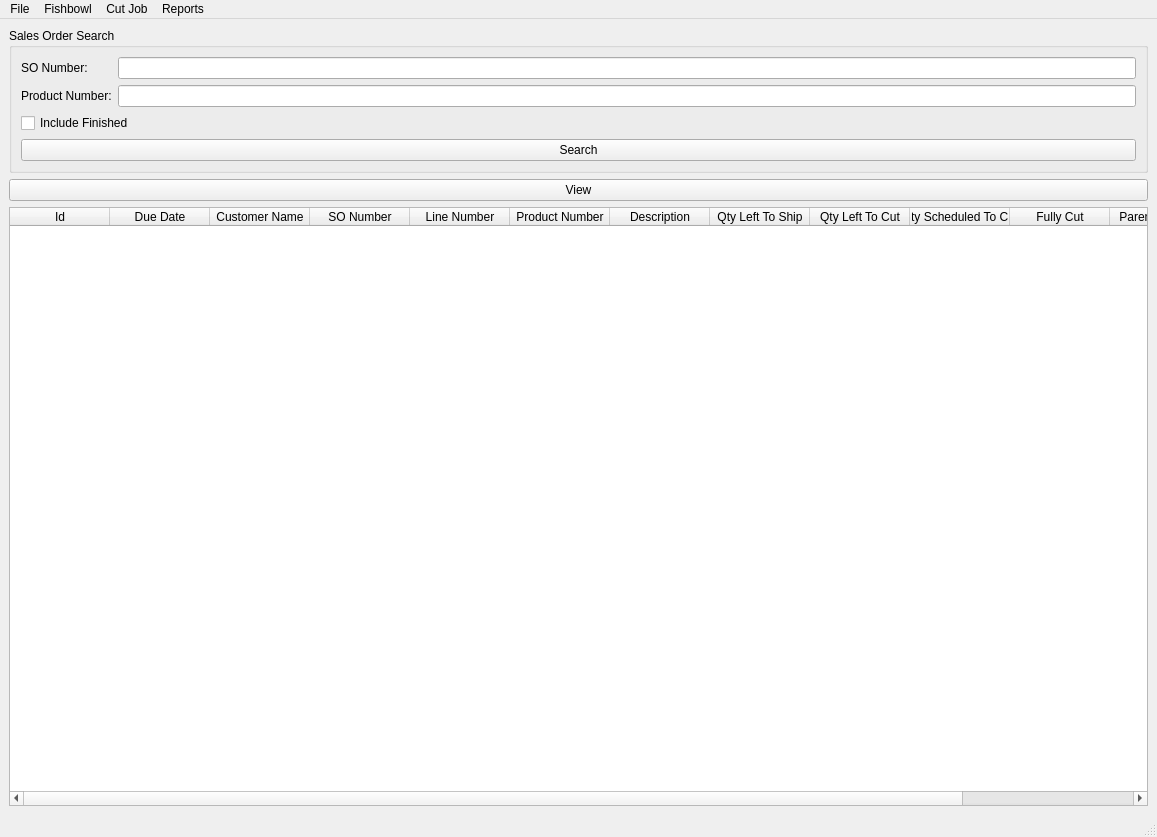
<?xml version="1.0" encoding="UTF-8"?>
<ui version="4.0">
 <class>MainWindow</class>
 <widget class="QMainWindow" name="MainWindow">
  <property name="geometry">
   <rect>
    <x>0</x>
    <y>0</y>
    <width>1157</width>
    <height>837</height>
   </rect>
  </property>
  <property name="windowTitle">
   <string>MainWindow</string>
  </property>
  <widget class="QWidget" name="centralwidget">
   <layout class="QVBoxLayout" name="verticalLayout_2">
    <item>
     <widget class="QGroupBox" name="groupBox">
      <property name="title">
       <string>Sales Order Search</string>
      </property>
      <layout class="QVBoxLayout" name="verticalLayout">
       <item>
        <layout class="QFormLayout" name="formLayout">
         <item row="0" column="0">
          <widget class="QLabel" name="label_2">
           <property name="text">
            <string>SO Number:</string>
           </property>
          </widget>
         </item>
         <item row="0" column="1">
          <widget class="QLineEdit" name="so_search_so_number_line_edit">
           <property name="toolTip">
            <string>SO number to look for.</string>
           </property>
          </widget>
         </item>
         <item row="1" column="0">
          <widget class="QLabel" name="label">
           <property name="text">
            <string>Product Number:</string>
           </property>
          </widget>
         </item>
         <item row="1" column="1">
          <widget class="QLineEdit" name="so_search_product_number_line_edit">
           <property name="toolTip">
            <string>Product number to look for.</string>
           </property>
          </widget>
         </item>
        </layout>
       </item>
       <item>
        <widget class="QCheckBox" name="so_search_include_finished_check_box">
         <property name="toolTip">
          <string>When checked all SO items that are marked as beeing fully cut will be shown.</string>
         </property>
         <property name="text">
          <string>Include Finished</string>
         </property>
        </widget>
       </item>
       <item>
        <widget class="QPushButton" name="so_search_push_button">
         <property name="toolTip">
          <string>Search for SO items matching details above.</string>
         </property>
         <property name="text">
          <string>Search</string>
         </property>
        </widget>
       </item>
      </layout>
     </widget>
    </item>
    <item>
     <widget class="QPushButton" name="so_view_push_button">
      <property name="toolTip">
       <string>View the selected line.</string>
      </property>
      <property name="text">
       <string>View</string>
      </property>
     </widget>
    </item>
    <item>
     <widget class="QTableWidget" name="sales_order_table_widget">
      <property name="editTriggers">
       <set>QAbstractItemView::NoEditTriggers</set>
      </property>
      <property name="selectionBehavior">
       <enum>QAbstractItemView::SelectRows</enum>
      </property>
      <attribute name="horizontalHeaderShowSortIndicator" stdset="0">
       <bool>false</bool>
      </attribute>
      <attribute name="verticalHeaderStretchLastSection">
       <bool>false</bool>
      </attribute>
      <column>
       <property name="text">
        <string>Id</string>
       </property>
      </column>
      <column>
       <property name="text">
        <string>Due Date</string>
       </property>
      </column>
      <column>
       <property name="text">
        <string>Customer Name</string>
       </property>
      </column>
      <column>
       <property name="text">
        <string>SO Number</string>
       </property>
      </column>
      <column>
       <property name="text">
        <string>Line Number</string>
       </property>
      </column>
      <column>
       <property name="text">
        <string>Product Number</string>
       </property>
      </column>
      <column>
       <property name="text">
        <string>Description</string>
       </property>
      </column>
      <column>
       <property name="text">
        <string>Qty Left To Ship</string>
       </property>
      </column>
      <column>
       <property name="text">
        <string>Qty Left To Cut</string>
       </property>
      </column>
      <column>
       <property name="text">
        <string>Qty Scheduled To Cut</string>
       </property>
      </column>
      <column>
       <property name="text">
        <string>Fully Cut</string>
       </property>
      </column>
      <column>
       <property name="text">
        <string>Parent Number</string>
       </property>
      </column>
      <column>
       <property name="text">
        <string>Parent Description</string>
       </property>
      </column>
     </widget>
    </item>
   </layout>
  </widget>
  <widget class="QMenuBar" name="menubar">
   <property name="geometry">
    <rect>
     <x>0</x>
     <y>0</y>
     <width>1157</width>
     <height>21</height>
    </rect>
   </property>
   <widget class="QMenu" name="menuFile">
    <property name="title">
     <string>File</string>
    </property>
    <addaction name="actionSettings"/>
    <addaction name="actionSystem_Properties"/>
    <addaction name="actionHelp"/>
    <addaction name="actionAbout"/>
    <addaction name="actionExit"/>
   </widget>
   <widget class="QMenu" name="menuFishbowl_2">
    <property name="title">
     <string>Fishbowl</string>
    </property>
    <addaction name="action_fishbowl_Get_Sales_Order_Data"/>
   </widget>
   <widget class="QMenu" name="menuCut_Job">
    <property name="title">
     <string>Cut Job</string>
    </property>
    <addaction name="action_cut_job_Create_Blank"/>
    <addaction name="action_cut_job_Show_All_Open"/>
   </widget>
   <widget class="QMenu" name="menuReports">
    <property name="title">
     <string>Reports</string>
    </property>
    <widget class="QMenu" name="menuExport">
     <property name="title">
      <string>Export</string>
     </property>
     <addaction name="actionExport_Cut_Job_Summary"/>
     <addaction name="actionExport_Cut_Jobs_List"/>
     <addaction name="actionExport_Termination_Job_List"/>
     <addaction name="actionExport_Splice_Jobs_List"/>
     <addaction name="actionExport_Product_List"/>
     <addaction name="actionExport_Wire_Cutter_List"/>
     <addaction name="actionExport_Wire_Cutter_Options_List"/>
    </widget>
    <addaction name="menuExport"/>
   </widget>
   <addaction name="menuFile"/>
   <addaction name="menuFishbowl_2"/>
   <addaction name="menuCut_Job"/>
   <addaction name="menuReports"/>
  </widget>
  <widget class="QStatusBar" name="statusbar"/>
  <action name="actionGet_Current_SO_Data_From_Fishbowl">
   <property name="text">
    <string>Get Current SO Data From Fishbowl</string>
   </property>
  </action>
  <action name="actionGet_Sales_Order_Data">
   <property name="text">
    <string>Get Sales Order Data</string>
   </property>
  </action>
  <action name="actionFind_Product_To_Add">
   <property name="text">
    <string>Find Product To Add</string>
   </property>
  </action>
  <action name="action_fishbowl_Get_Sales_Order_Data">
   <property name="text">
    <string>Get Sales Order Data</string>
   </property>
   <property name="toolTip">
    <string>Import any new SO items from Fishbowl. This will run in the background.</string>
   </property>
   <property name="statusTip">
    <string>Import any new SO items from Fishbowl. This will run in the background.</string>
   </property>
  </action>
  <action name="action_cut_job_Create_Blank">
   <property name="text">
    <string>Create Blank Job</string>
   </property>
   <property name="toolTip">
    <string>Opens a window to create a blank cut job.</string>
   </property>
   <property name="statusTip">
    <string>Opens a window to create a blank cut job.</string>
   </property>
  </action>
  <action name="action_cut_job_Show_All_Open">
   <property name="text">
    <string>Show All Open</string>
   </property>
   <property name="toolTip">
    <string>Opens a window for all unfinished cut jobs.</string>
   </property>
   <property name="statusTip">
    <string>Opens a window for all unfinished cut jobs.</string>
   </property>
  </action>
  <action name="actionSettings">
   <property name="text">
    <string>Settings</string>
   </property>
   <property name="toolTip">
    <string>Opens a window to edit program settings.</string>
   </property>
   <property name="statusTip">
    <string>Opens a window to edit program settings.</string>
   </property>
  </action>
  <action name="actionSystem_Properties">
   <property name="text">
    <string>System Properties</string>
   </property>
   <property name="toolTip">
    <string>Opens a window to view and edit system properties.</string>
   </property>
   <property name="statusTip">
    <string>Opens a window to view and edit system properties.</string>
   </property>
  </action>
  <action name="actionHelp">
   <property name="text">
    <string>Help</string>
   </property>
   <property name="toolTip">
    <string>Opens help window for this program.</string>
   </property>
   <property name="statusTip">
    <string>Opens help window for this program.</string>
   </property>
  </action>
  <action name="actionExit">
   <property name="text">
    <string>Exit</string>
   </property>
   <property name="toolTip">
    <string>Closes the program.</string>
   </property>
   <property name="statusTip">
    <string>Closes the program.</string>
   </property>
  </action>
  <action name="actionAll_Items_To_Cut">
   <property name="text">
    <string>All Items To Cut</string>
   </property>
  </action>
  <action name="actionCut_List">
   <property name="text">
    <string>Cut List</string>
   </property>
  </action>
  <action name="actionTermination_List">
   <property name="text">
    <string>Termination List</string>
   </property>
  </action>
  <action name="actionSplice_Jobs">
   <property name="text">
    <string>Splice Jobs</string>
   </property>
  </action>
  <action name="actionCut_Jobs">
   <property name="text">
    <string>Cut Jobs</string>
   </property>
  </action>
  <action name="actionTermination_Jobs">
   <property name="text">
    <string>Termination Jobs</string>
   </property>
  </action>
  <action name="actionExport_Cut_Jobs_List">
   <property name="text">
    <string>Cut Jobs List</string>
   </property>
   <property name="toolTip">
    <string>Exports all cut jobs awaiting to be cut.</string>
   </property>
   <property name="statusTip">
    <string>Exports all cut jobs awaiting to be cut.</string>
   </property>
  </action>
  <action name="actionExport_Termination_Job_List">
   <property name="text">
    <string>Termination Job List</string>
   </property>
   <property name="toolTip">
    <string>Exports all cut jobs that are awaiting to be terminated.</string>
   </property>
   <property name="statusTip">
    <string>Exports all cut jobs that are awaiting to be terminated.</string>
   </property>
  </action>
  <action name="actionExport_Splice_Jobs_List">
   <property name="text">
    <string>Splice Jobs List</string>
   </property>
   <property name="toolTip">
    <string>Exports all cut jobs awaiting to be spliced.</string>
   </property>
   <property name="statusTip">
    <string>Exports all cut jobs awaiting to be spliced.</string>
   </property>
  </action>
  <action name="actionExport_Product_List">
   <property name="text">
    <string>Product List</string>
   </property>
   <property name="toolTip">
    <string>Export all products.</string>
   </property>
   <property name="statusTip">
    <string>Export all products.</string>
   </property>
  </action>
  <action name="actionExport_Wire_Cutter_List">
   <property name="text">
    <string>Wire Cutter List</string>
   </property>
   <property name="toolTip">
    <string>Exports all wire cutters along with any assigned options.</string>
   </property>
   <property name="statusTip">
    <string>Exports all wire cutters along with any assigned options.</string>
   </property>
  </action>
  <action name="actionExport_Wire_Cutter_Options_List">
   <property name="text">
    <string>Wire Cutter Options List</string>
   </property>
   <property name="toolTip">
    <string>Exports all options that can be assigned to wire cutters.</string>
   </property>
   <property name="statusTip">
    <string>Exports all options that can be assigned to wire cutters.</string>
   </property>
  </action>
  <action name="actionWire_Cutter">
   <property name="text">
    <string>Wire Cutter</string>
   </property>
  </action>
  <action name="actionAbout">
   <property name="text">
    <string>About</string>
   </property>
  </action>
  <action name="actionExport_Cut_Job_Summary">
   <property name="text">
    <string>Cut Job Summary</string>
   </property>
   <property name="toolTip">
    <string>Exports a summary of all unfinished cut jobs.</string>
   </property>
   <property name="statusTip">
    <string>Exports a summary of all unfinished cut jobs.</string>
   </property>
  </action>
 </widget>
 <resources/>
 <connections>
  <connection>
   <sender>so_search_so_number_line_edit</sender>
   <signal>returnPressed()</signal>
   <receiver>so_search_push_button</receiver>
   <slot>click()</slot>
   <hints>
    <hint type="sourcelabel">
     <x>254</x>
     <y>194</y>
    </hint>
    <hint type="destinationlabel">
     <x>210</x>
     <y>280</y>
    </hint>
   </hints>
  </connection>
  <connection>
   <sender>so_search_product_number_line_edit</sender>
   <signal>returnPressed()</signal>
   <receiver>so_search_push_button</receiver>
   <slot>click()</slot>
   <hints>
    <hint type="sourcelabel">
     <x>254</x>
     <y>220</y>
    </hint>
    <hint type="destinationlabel">
     <x>210</x>
     <y>280</y>
    </hint>
   </hints>
  </connection>
  <connection>
   <sender>actionExit</sender>
   <signal>triggered()</signal>
   <receiver>MainWindow</receiver>
   <slot>close()</slot>
   <hints>
    <hint type="sourcelabel">
     <x>-1</x>
     <y>-1</y>
    </hint>
    <hint type="destinationlabel">
     <x>578</x>
     <y>418</y>
    </hint>
   </hints>
  </connection>
 </connections>
</ui>
